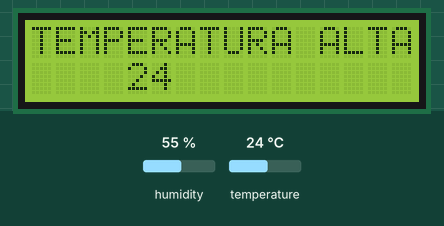
This sketch was run on a simulated Arduino Uno, built with avr-gcc and run on an emulated ATmega328P. Parts: 16×2 character LCD. The test bench sets the inputs (shaded band); at power-on: temperature 24 °C, humidity 55 %.

Above: at 2.2 s.
2.3 s: temperature set to 22 °C
At 3.1 s:
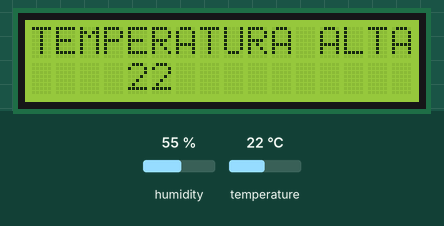
3.8 s: temperature set to 19 °C
At 5.0 s:
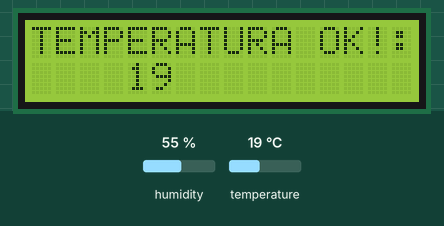
5.3 s: temperature set to 12 °C
At 6.6 s:
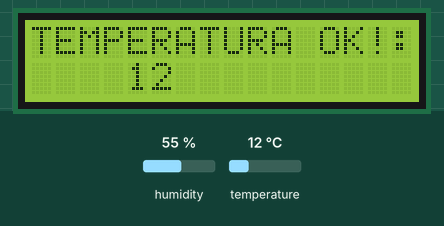
Timing chart, 0 to 8.3 s (numbered marks = the images above; inputs shaded):
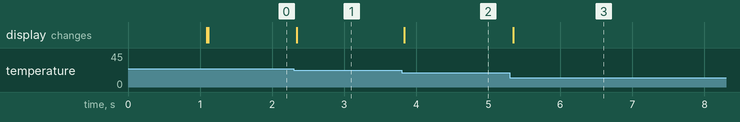

The sketch:

gelatil.ino
```cpp
#include <dht.h>

#include <LiquidCrystal.h>

const int pinoDHT = A0;

dht DHT;

const int x11 = 11, x10 = 10, x6 = 6, x5 = 5, x4 = 4, x3 = 3;

LiquidCrystal ue(x11,x10,x6,x5,x4,x3);

void setup() {
  ue.begin(16,2);
  ue.clear();
  delay(1000);
}

void loop() {
  int t = DHT.temperature;
  if(t <= 20)
  {DHT.read11(pinoDHT);
  ue.setCursor(0,0);
  ue.print("TEMPERATURA OK!:");
  ue.setCursor(4,1);
  ue.print(t);}else
  {DHT.read11(pinoDHT);
  ue.setCursor(0,0);
  ue.print("TEMPERATURA ALTA:");
  ue.setCursor(4,1);
  ue.print(t);
  }
}
```

Measured:
- the behaviour switches between 21 and 20 °C on temperature (found by bisection; images 1 and 2)
- after the input at 2.3 s, the display: changes after 0.05 s (image 1)
- after the input at 3.8 s, the display: changes at once (image 2)
- after the input at 5.3 s, the display: changes at once (image 3)
